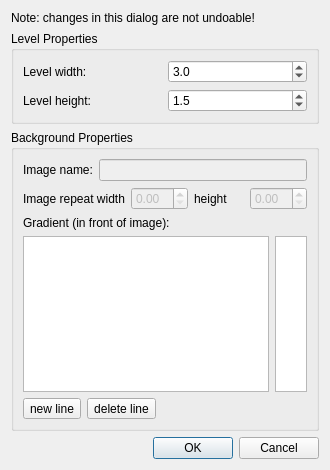
<?xml version="1.0" encoding="UTF-8"?>
<ui version="4.0">
 <class>EditLevelProperties</class>
 <widget class="QDialog" name="EditLevelProperties">
  <property name="geometry">
   <rect>
    <x>0</x>
    <y>0</y>
    <width>330</width>
    <height>470</height>
   </rect>
  </property>
  <property name="windowTitle">
   <string>Dialog</string>
  </property>
  <layout class="QVBoxLayout" name="verticalLayout_2">
   <item>
    <widget class="QLabel" name="label_5">
     <property name="text">
      <string>Note: changes in this dialog are not undoable!</string>
     </property>
     <property name="wordWrap">
      <bool>true</bool>
     </property>
    </widget>
   </item>
   <item>
    <widget class="QGroupBox" name="groupBox">
     <property name="title">
      <string>Level Properties</string>
     </property>
     <layout class="QGridLayout" name="gridLayout">
      <item row="0" column="0">
       <widget class="QLabel" name="label">
        <property name="text">
         <string>Level width:</string>
        </property>
       </widget>
      </item>
      <item row="0" column="1">
       <widget class="QDoubleSpinBox" name="doubleSpinBoxWidth">
        <property name="toolTip">
         <string>width of the level in meters</string>
        </property>
        <property name="whatsThis">
         <string/>
        </property>
        <property name="decimals">
         <number>1</number>
        </property>
        <property name="minimum">
         <double>1.000000000000000</double>
        </property>
        <property name="maximum">
         <double>50.000000000000000</double>
        </property>
        <property name="singleStep">
         <double>0.500000000000000</double>
        </property>
        <property name="value">
         <double>3.000000000000000</double>
        </property>
       </widget>
      </item>
      <item row="1" column="0">
       <widget class="QLabel" name="label_2">
        <property name="text">
         <string>Level height:</string>
        </property>
       </widget>
      </item>
      <item row="1" column="1">
       <widget class="QDoubleSpinBox" name="doubleSpinBoxHeight">
        <property name="toolTip">
         <string>Height of the level in meters</string>
        </property>
        <property name="whatsThis">
         <string/>
        </property>
        <property name="decimals">
         <number>1</number>
        </property>
        <property name="minimum">
         <double>1.000000000000000</double>
        </property>
        <property name="maximum">
         <double>50.000000000000000</double>
        </property>
        <property name="singleStep">
         <double>0.500000000000000</double>
        </property>
        <property name="value">
         <double>1.500000000000000</double>
        </property>
       </widget>
      </item>
     </layout>
    </widget>
   </item>
   <item>
    <widget class="QGroupBox" name="groupBox_2">
     <property name="title">
      <string>Background Properties</string>
     </property>
     <layout class="QVBoxLayout" name="verticalLayout">
      <item>
       <layout class="QHBoxLayout" name="horizontalLayout">
        <item>
         <widget class="QLabel" name="label_3">
          <property name="text">
           <string>Image name:</string>
          </property>
         </widget>
        </item>
        <item>
         <widget class="QLineEdit" name="lineEditImageName">
          <property name="enabled">
           <bool>false</bool>
          </property>
          <property name="toolTip">
           <string>Specify the image name here. Omit the extension. Any image within the level directory or the images directory will be found.</string>
          </property>
         </widget>
        </item>
       </layout>
      </item>
      <item>
       <layout class="QHBoxLayout" name="horizontalLayout_3">
        <item>
         <widget class="QLabel" name="label_6">
          <property name="text">
           <string>Image repeat width</string>
          </property>
         </widget>
        </item>
        <item>
         <widget class="QDoubleSpinBox" name="doubleSpinBoxHRepeat">
          <property name="enabled">
           <bool>false</bool>
          </property>
          <property name="toolTip">
           <string>The distance in which the image will repeat itself. use zero for no repeat - the image will be stretched to fit the level.</string>
          </property>
          <property name="whatsThis">
           <string/>
          </property>
          <property name="singleStep">
           <double>0.100000000000000</double>
          </property>
         </widget>
        </item>
        <item>
         <widget class="QLabel" name="label_7">
          <property name="text">
           <string>height</string>
          </property>
         </widget>
        </item>
        <item>
         <widget class="QDoubleSpinBox" name="doubleSpinBoxVRepeat">
          <property name="enabled">
           <bool>false</bool>
          </property>
          <property name="toolTip">
           <string>The distance in which the image will repeat itself vertically. use zero for no repeat - the image will be stretched to fit the level.</string>
          </property>
          <property name="whatsThis">
           <string/>
          </property>
          <property name="singleStep">
           <double>0.100000000000000</double>
          </property>
         </widget>
        </item>
       </layout>
      </item>
      <item>
       <widget class="QLabel" name="label_4">
        <property name="text">
         <string>Gradient (in front of image):</string>
        </property>
       </widget>
      </item>
      <item>
       <layout class="QHBoxLayout" name="horizontalLayout_2">
        <item>
         <widget class="QTableView" name="tableView">
          <property name="toolTip">
           <string>This table defines the gradient of the background. Each line is a stop. You need at least two stops.</string>
          </property>
         </widget>
        </item>
        <item>
         <widget class="QGraphicsView" name="gradientView">
          <property name="sizePolicy">
           <sizepolicy hsizetype="Fixed" vsizetype="Expanding">
            <horstretch>0</horstretch>
            <verstretch>0</verstretch>
           </sizepolicy>
          </property>
          <property name="minimumSize">
           <size>
            <width>32</width>
            <height>0</height>
           </size>
          </property>
          <property name="maximumSize">
           <size>
            <width>32</width>
            <height>16777215</height>
           </size>
          </property>
          <property name="toolTip">
           <string>The resulting gradient is shown here</string>
          </property>
         </widget>
        </item>
       </layout>
      </item>
      <item>
       <layout class="QHBoxLayout" name="horizontalLayout_4">
        <item>
         <widget class="QToolButton" name="toolButton_new">
          <property name="text">
           <string>new line</string>
          </property>
         </widget>
        </item>
        <item>
         <widget class="QToolButton" name="toolButton_delete">
          <property name="text">
           <string>delete line</string>
          </property>
         </widget>
        </item>
        <item>
         <spacer name="horizontalSpacer">
          <property name="orientation">
           <enum>Qt::Horizontal</enum>
          </property>
          <property name="sizeHint" stdset="0">
           <size>
            <width>40</width>
            <height>20</height>
           </size>
          </property>
         </spacer>
        </item>
       </layout>
      </item>
     </layout>
    </widget>
   </item>
   <item>
    <widget class="QDialogButtonBox" name="buttonBox">
     <property name="orientation">
      <enum>Qt::Horizontal</enum>
     </property>
     <property name="standardButtons">
      <set>QDialogButtonBox::Cancel|QDialogButtonBox::Ok</set>
     </property>
    </widget>
   </item>
  </layout>
 </widget>
 <resources/>
 <connections>
  <connection>
   <sender>buttonBox</sender>
   <signal>accepted()</signal>
   <receiver>EditLevelProperties</receiver>
   <slot>accept()</slot>
   <hints>
    <hint type="sourcelabel">
     <x>248</x>
     <y>254</y>
    </hint>
    <hint type="destinationlabel">
     <x>157</x>
     <y>274</y>
    </hint>
   </hints>
  </connection>
  <connection>
   <sender>buttonBox</sender>
   <signal>rejected()</signal>
   <receiver>EditLevelProperties</receiver>
   <slot>reject()</slot>
   <hints>
    <hint type="sourcelabel">
     <x>316</x>
     <y>260</y>
    </hint>
    <hint type="destinationlabel">
     <x>286</x>
     <y>274</y>
    </hint>
   </hints>
  </connection>
 </connections>
</ui>
